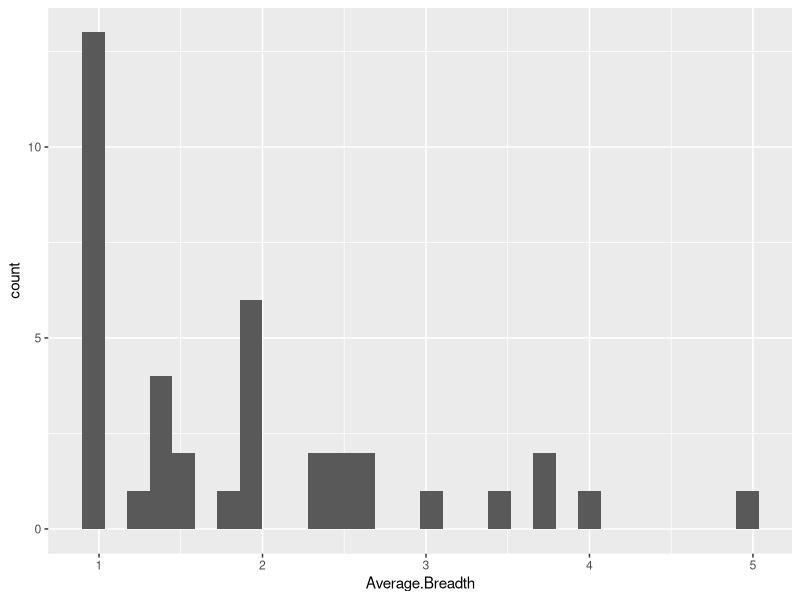

The R source for this figure:
###
#organizing student survey feedback
####
library(tidyr)
library(dplyr)
library(ggplot2)

getwd()
#on Dater
setwd("/home/brian/Projects/teachstats")
#on campus
#setwd("I:\\My Data Sources\\classroom stuff")
#on Latitude
#setwd("/home/brian/Projects/teachstats")
sf<-read.csv(
  "./MMP_seminar_feedback.csv"
  , encoding = "UTF-8")

colnames(sf)<-c("Timestamp", "first.last.name", "student_self_reflect",
                "first.student" , "first.clear", "first.depth", "first.breadth", "first.text",

                "second.student", "second.clear", "second.depth", "second.breadth", "second.text",

                "third.student" , "third.clear", "third.depth", "third.breadth", "third.text",

                "fourth.student", "fourth.clear", "fourth.depth", "fourth.breadth", "fourth.text",

                "fifth.student", "fifth.clear", "fifth.depth", "fifth.breadth", "fifth.text",

                "sixth.student", "sixth.clear", "sixth.depth", "sixth.breadth", "sixth.text",

                "seventh.student", "seventh.clear", "seventh.depth", "seventh.breadth", "seventh.text")



#This just selects and groups
df<-sf %>% select(first.last.name,first.student,second.student,third.student,fourth.student,fifth.student) %>% group_by(desc(first.last.name))


##tidy to make columns meaningful
#to see who graded whom
df<-sf %>% select(first.last.name,first.student,second.student,third.student,fourth.student,fifth.student) %>% gather(subj,student,first.student:fifth.student)

head(df)


##must remove shihao Mei and Emily and tests

removeCases<-grep("shihao|stehr|holt|''|test",sf$first.last.name,ignore.case =T)
sf<-(sf[-removeCases,])
sf<-droplevels(sf)

str(sf)

#to see first student raters
df1<-sf %>% select(first.student:first.text,first.last.name)   %>%
  rename(Rated = first.student
         ,Rater=first.last.name
         ,Clarity=first.clear
         ,Depth=first.depth
         ,Breadth=first.breadth
         ,Comments = first.text)

#head(df1[order(df1$Rated),])
df1 %>% arrange(-desc(Rated))

#to see second student raters
df2<-sf %>% select(second.student:second.text,first.last.name) %>% rename(Rated = second.student, Rater=first.last.name,Clarity=second.clear,Depth=second.depth,Breadth=second.breadth,Comments = second.text)

#to see third student raters
df3<-sf %>% select(third.student:third.text,first.last.name) %>% rename(Rated = third.student,Rater=first.last.name
                                                             ,Clarity=third.clear
                                                             ,Depth=third.depth
                                                             ,Breadth=third.breadth
                                                             ,Comments = third.text)

#to see fourth student raters
df4<-sf %>% select(fourth.student:fourth.text,first.last.name) %>% rename(Rated = fourth.student,Rater=first.last.name
                                                              ,Clarity=fourth.clear
                                                              ,Depth=fourth.depth
                                                              ,Breadth=fourth.breadth
                                                              ,Comments = fourth.text)

#to see fifth student raters
df5<-sf %>% select(fifth.student:fifth.text,first.last.name) %>% rename(Rated = fifth.student,Rater=first.last.name
                                                             ,Clarity=fifth.clear
                                                             ,Depth=fifth.depth
                                                             ,Breadth=fifth.breadth
                                                             ,Comments = fifth.text)


WhoRatedWhom<-rbind(df1,df2,df3,df4,df5)
#remove brian holt from rated
WhoRatedWhom<-WhoRatedWhom[-grep("holt",WhoRatedWhom$Rated,ignore.case =T),]
#####
##should remove those who rated themselves, including song mei, sharon, and he yao
###############

Rated_scores<-WhoRatedWhom %>% arrange(-desc(Rated)) %>% group_by(Rated) %>% summarise(
  Average.Clarity = mean(Clarity,na.rm=T),Std.Dev.Clarity = sd(Clarity,na.rm=T),
  Average.Depth = mean(Depth,na.rm=T),Std.Dev.Depth = sd(Depth,na.rm=T),
  Average.Breadth = mean(Breadth,na.rm=T),Std.Dev.Breadth = sd(Breadth,na.rm=T),
  Num.of.Raters=n())

write.csv(Rated_scores,file="./RatedSeminarScores.csv")



Rated_Comments<-WhoRatedWhom %>% arrange(-desc(Rated)) %>% group_by(Rated) %>% select(Rated,Comments)
write.csv(Rated_Comments,file="./SeminarComments.csv")


#Thse pulls finds sharon and her self-rating

WhoRatedWhom %>%  filter(grepl("Sharon",Rated,ignore.case=T)) %>% arrange(-desc(Rated))


#makes a histogram
ggplot(Rated_scores,aes(x=Average.Breadth))+geom_histogram()
